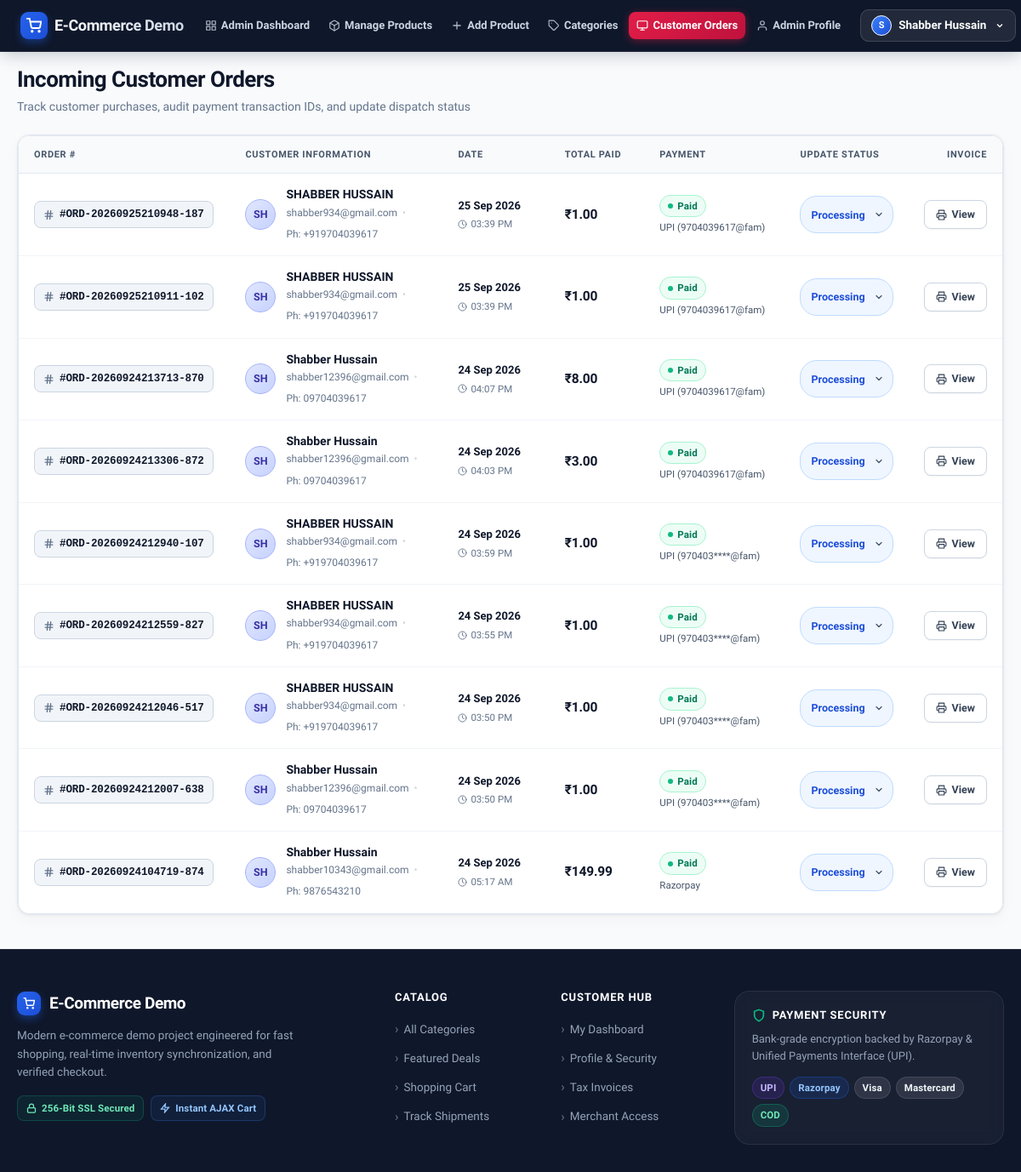
/admin/orders (signed in), run on the app's committed database.
### tables this page shows
CREATE TABLE payments (
    payment_id INTEGER PRIMARY KEY AUTOINCREMENT,
    order_id INTEGER NOT NULL,
    payment_method TEXT NOT NULL,
    payment_status TEXT NOT NULL DEFAULT 'pending',
    amount_paid REAL NOT NULL,
    payment_date TIMESTAMP DEFAULT CURRENT_TIMESTAMP,
    transaction_id TEXT NOT NULL UNIQUE,
    FOREIGN KEY (order_id) REFERENCES orders(order_id) ON DELETE CASCADE
);

CREATE TABLE orders (
    order_id INTEGER PRIMARY KEY AUTOINCREMENT,
    order_number TEXT NOT NULL UNIQUE,
    customer_id INTEGER NOT NULL,
    address_id INTEGER NOT NULL,
    order_date TIMESTAMP DEFAULT CURRENT_TIMESTAMP,
    order_status TEXT NOT NULL DEFAULT 'pending',
    total_amount REAL NOT NULL,
    created_at TIMESTAMP DEFAULT CURRENT_TIMESTAMP,
    updated_at TIMESTAMP DEFAULT CURRENT_TIMESTAMP,
    FOREIGN KEY (customer_id) REFERENCES customers(customer_id) ON DELETE RESTRICT,
    FOREIGN KEY (address_id) REFERENCES address(address_id) ON DELETE RESTRICT
);

CREATE TABLE customers (
    customer_id INTEGER PRIMARY KEY AUTOINCREMENT, 
    first_name TEXT NOT NULL,
    last_name TEXT NOT NULL,
    e_mail TEXT NOT NULL UNIQUE,
    password_hash TEXT NOT NULL,
    role TEXT NOT NULL DEFAULT 'user',
    phone_number TEXT NOT NULL DEFAULT '',
    profile_image TEXT NULL,
    status TEXT DEFAULT 'active',
    created_at TIMESTAMP DEFAULT CURRENT_TIMESTAMP,
    updated_at TIMESTAMP DEFAULT CURRENT_TIMESTAMP
);

### app.py (the view)
@app.route('/admin/orders')
@role_required(['admin'])
def admin_orders():
    conn = db_connection()
    orders = []
    if conn:
        try:
            cursor = conn.cursor(dictionary=True)
            cursor.execute("""
                SELECT o.*, c.first_name, c.last_name, c.e_mail, c.phone_number,
                       p.payment_status, p.payment_method, p.transaction_id
                FROM orders o
                JOIN customers c ON o.customer_id = c.customer_id
                LEFT JOIN payments p ON o.order_id = p.order_id
                ORDER BY o.order_id DESC
            """)
            orders = cursor.fetchall()
            cursor.close()
            conn.close()
        except Exception as err:
            print(f"Error fetching admin orders: {err}")
            if conn:
                conn.close()
    return render_template('admin/orders.html', orders=orders)

### app.py (called while the page is built)
@app.after_request
def add_no_cache_headers(response):
    response.headers['Cache-Control'] = 'no-store, no-cache, must-revalidate, post-check=0, pre-check=0, max-age=0'
    response.headers['Pragma'] = 'no-cache'
    response.headers['Expires'] = '-1'
    return response

def role_required(allowed_roles):
    def decorator(view):
        @wraps(view)
        def wrapped_view(*args, **kwargs):
            if 'user_id' not in session:
                flash('Please log in first.', 'warning')
                return redirect(url_for('login', next=request.path))
            current_role = session.get('user_role', 'user')
            if current_role not in allowed_roles:
                flash('Access denied: You do not have permission to view this section.', 'danger')
                return redirect(url_for('index'))
            return view(*args, **kwargs)
        return wrapped_view
    return decorator

### config.py (called while the page is built, shortened)
def db_connection():
    if Config.DB_ENGINE == 'sqlite':
        try:
            conn = sqlite3.connect(Config.SQLITE_DB_PATH, check_same_thread=False)
            conn.row_factory = sqlite3.Row
            return SQLiteConnectionWrapper(conn)
        except Exception as err:
            print(f"SQLite database connection error: {err}")
            return None

    def _translate(self, sql):
        if not sql:
            return sql
        sql = sql.replace('INSERT IGNORE INTO', 'INSERT OR IGNORE INTO')
        sql = re.sub(r'\bGREATEST\b', 'MAX', sql, flags=re.IGNORECASE)
        sql = sql.replace('%s', '?')
        return sql

    def execute(self, sql, params=None):
        tsql = self._translate(sql)
        if params is not None:
            return self._cursor.execute(tsql, tuple(params))
        return self._cursor.execute(tsql)

    def _parse_row(self, row):
        if row is None:
            return None
        d = dict(row) if self.dictionary else row
        if isinstance(d, dict):
            for k, v in list(d.items()):
                if isinstance(v, str) and (k.endswith('_date') or k.endswith('_at') or k == 'created_at' or k == 'updated_at' or k == 'payment_date' or k == 'order_date'):
                    try:
                        clean_ts = v.replace('T', ' ')[:19]
                        d[k] = datetime.strptime(clean_ts, '%Y-%m-%d %H:%M:%S')
                    except Exception:
                        pass
        return d

    def fetchall(self):
        rows = self._cursor.fetchall()
        return [self._parse_row(r) for r in rows]

### templates/admin/orders.html (shortened to what this page needs)
{% extends "base.html" %}
{% block content %}
<div style="margin-bottom: 22px; display: flex; justify-content: space-between; align-items: flex-end; flex-wrap: wrap; gap: 14px;">
    <div>
        <h1 style="font-size: 26px; font-weight: 800; color: #0f172a; margin-bottom: 4px; letter-spacing: -0.02em;">Incoming Customer Orders</h1>
        <p style="color: #64748b; font-size: 14px; margin: 0;">Track customer purchases, audit payment transaction IDs, and update dispatch status</p>
    </div>
</div>
{% if orders %}
    <div class="orders-table-card">
        <div class="table-responsive" style="margin: 0;">
            <table class="orders-table">
                <thead>
                    <tr>
                        <th style="width: 250px; white-space: nowrap;">Order #</th>
                        <th style="min-width: 250px;">Customer Information</th>
                        <th style="width: 140px; white-space: nowrap;">Date</th>
                        <th style="width: 120px; white-space: nowrap;">Total Paid</th>
                        <th style="width: 170px; white-space: nowrap;">Payment</th>
                        <th style="width: 160px; white-space: nowrap;">Update Status</th>
                        <th style="width: 100px; text-align: right; white-space: nowrap;">Invoice</th>
                    </tr>
                </thead>
                <tbody>
                    {% for ord in orders %}
                        <tr>
                            <td style="white-space: nowrap;">
                                <div class="order-num-pill" title="Order #{{ ord.order_number }}">
                                    <span>#{{ ord.order_number }}</span>
                                </div>
                            </td>
                            <td>
                                <div class="customer-cell">
                                    <div class="customer-avatar" title="{{ ord.first_name }} {{ ord.last_name }}">
                                        {{ (ord.first_name[:1] if ord.first_name else '') + (ord.last_name[:1] if ord.last_name else '') or 'U' }}
                                    </div>
                                    <div>
                                        <div class="customer-name">
                                            {{ ord.first_name }} {{ ord.last_name }}
                                        </div>
                                        <div class="customer-contact">
                                            <span>{{ ord.e_mail }}</span>
                                            {% if ord.phone_number %}
                                                <span style="color: #cbd5e1;">&bull;</span>
                                                <span>Ph: {{ ord.phone_number }}</span>
                                            {% endif %}
                                        </div>
                                    </div>
                                </div>
                            </td>
                            <td style="white-space: nowrap;">
                                <div class="order-date-primary">
                                    {{ ord.order_date.strftime('%d %b %Y') if ord.order_date else '—' }}
                                </div>
                                <div class="order-time-secondary">
                                    <svg width="11" height="11" viewBox="0 0 24 24" fill="none" stroke="currentColor" stroke-width="2" stroke-linecap="round" stroke-linejoin="round"><circle cx="12" cy="12" r="10"></circle><polyline points="12 6 12 12 16 14"></polyline></svg>
                                    <span>{{ ord.order_date.strftime('%I:%M %p') if ord.order_date else '' }}</span>
                                </div>
                            </td>
                            <td style="white-space: nowrap;">
                                <div class="order-amount">
                                    ₹{{ "%.2f"|format(ord.total_amount) }}
                                </div>
                            </td>
                            <td style="white-space: nowrap;">
                                {% if ord.payment_status == 'completed' %}
                                    <span class="pay-badge pay-badge-paid">
                                        <span class="dot"></span>
                                        Paid
                                    </span>
                                {% elif ord.payment_status == 'failed' %}
                                    <span class="pay-badge pay-badge-failed">
                                        <span class="dot"></span>
                                        Failed
                                    </span>
                                {% else %}
                                    <span class="pay-badge pay-badge-pending">
                                        <span class="dot"></span>
                                        {{ ord.payment_status|capitalize or 'Pending' }}
                                    </span>
                                {% endif %}
                                {% if ord.payment_method %}
                                    <div class="pay-method-detail">
                                        {{ ord.payment_method }}
                                    </div>
                                {% endif %}
                            </td>
                            <td style="white-space: nowrap;">
                                <form action="{{ url_for('admin_order_status', order_id=ord.order_id) }}" method="POST" style="margin: 0;">
                                    <div class="status-select-wrap">
                                        <select name="status" onchange="this.form.submit()" class="custom-status-select status-{{ ord.order_status }}" title="Update Order Status">
                                            <option value="processing" {% if ord.order_status == 'processing' %}selected{% endif %}>Processing</option>
                                        </select>
                                    </div>
                                </form>
                            </td>
                            <td style="text-align: right; white-space: nowrap;">
                                <a href="{{ url_for('order_invoice', order_id=ord.order_id) }}" target="_blank" class="invoice-btn" title="View or Print Invoice">
                                    <span>View</span>
                                </a>
                            </td>
                        </tr>
                    {% endfor %}
                </tbody>
            </table>
        </div>
    </div>
{% endif %}
{% endblock %}

### templates/admin/orders.html (style rules this page uses)
.orders-table-card { background: #ffffff; border: 1px solid #e2e8f0; border-radius: 14px; box-shadow: 0 1px 3px rgba(0, 0, 0, 0.04), 0 6px 16px rgba(0, 0, 0, 0.03); overflow: hidden; margin-top: 4px; }
.orders-table { width: 100%; border-collapse: separate; border-spacing: 0; text-align: left; }
.orders-table th { background: #f8fafc; color: #475569; font-size: 11px; font-weight: 700; text-transform: uppercase; letter-spacing: 0.06em; padding: 13px 18px; border-bottom: 1px solid #e2e8f0; white-space: nowrap !important; }
.orders-table td { padding: 15px 18px; vertical-align: middle; border-bottom: 1px solid #f1f5f9; color: #334155; font-size: 13.5px; }
.orders-table tbody tr:last-child td { border-bottom: none; }
.orders-table tbody tr { transition: background-color 0.15s ease; }
.order-num-pill { display: inline-flex; align-items: center; gap: 6px; font-family: ui-monospace, SFMono-Regular, Menlo, Monaco, Consolas, "Liberation Mono", monospace; font-size: 12.5px; font-weight: 700; color: #0f172a; background: #f1f5f9; padding: 5px 10px; border-radius: 8px; border: 1px solid #cbd5e1; white-space: nowrap !important; word-break: keep-all !important; letter-spacing: -0.01em; }
.order-num-pill svg { color: #64748b; flex-shrink: 0; }
.customer-cell { display: flex; align-items: center; gap: 12px; }
.customer-avatar { width: 36px; height: 36px; border-radius: 50%; background: linear-gradient(135deg, #e0e7ff 0%, #c7d2fe 100%); color: #3730a3; font-weight: 700; font-size: 12.5px; display: inline-flex; align-items: center; justify-content: center; flex-shrink: 0; border: 1px solid #a5b4fc; letter-spacing: 0.02em; }
.customer-name { font-weight: 700; color: #0f172a; font-size: 14px; line-height: 1.3; }
.customer-contact { font-size: 12px; color: #64748b; margin-top: 3px; display: flex; align-items: center; gap: 6px; flex-wrap: wrap; }
.order-date-primary { font-weight: 600; color: #0f172a; font-size: 13px; white-space: nowrap; }
.order-time-secondary { font-size: 11.5px; color: #64748b; margin-top: 2px; white-space: nowrap; display: flex; align-items: center; gap: 4px; }
.order-amount { font-weight: 800; color: #0f172a; font-size: 15.5px; letter-spacing: -0.01em; white-space: nowrap; }
.pay-badge { display: inline-flex; align-items: center; gap: 5px; padding: 3px 9px; border-radius: 9999px; font-size: 11.5px; font-weight: 700; letter-spacing: 0.01em; white-space: nowrap; }
.pay-badge-paid { background-color: #ecfdf5; color: #047857; border: 1px solid #a7f3d0; }
.pay-badge-paid .dot { width: 6px; height: 6px; border-radius: 50%; background-color: #10b981; }
.pay-method-detail { font-size: 11.5px; color: #475569; margin-top: 5px; line-height: 1.35; white-space: nowrap; }
.status-select-wrap { position: relative; display: inline-block; }
.custom-status-select { appearance: none; -webkit-appearance: none; -moz-appearance: none; padding: 6px 32px 6px 12px; font-size: 12.5px; font-weight: 700; border-radius: 20px; border: 1.5px solid; cursor: pointer; background-color: #ffffff; transition: all 0.18s ease; outline: none; white-space: nowrap; background-repeat: no-repeat; background-position: right 10px center; background-size: 12px 12px; }
.custom-status-select.status-processing { background-color: #eff6ff; border-color: #bfdbfe; color: #1d4ed8; }
.invoice-btn { display: inline-flex; align-items: center; gap: 6px; padding: 6px 13px; font-size: 12.5px; font-weight: 600; color: #334155; background-color: #ffffff; border: 1px solid #cbd5e1; border-radius: 8px; text-decoration: none; box-shadow: 0 1px 2px rgba(0, 0, 0, 0.04); transition: all 0.15s ease; white-space: nowrap; }

### data on the page
payments: order_number "ORD-20260925210948-187", first_name "SHABBER", last_name "HUSSAIN", e_mail "shabber934@gmail.com", phone_number "+919704039617", order_date "25 Sep 2026", order_date "03:39 PM", payment_status "completed" (drawn), payment_method "UPI (9704039617@fam)", status "Processing"
customers: first_name+last_name "SH"
orders: total_amount "1.00"
payments: order_number "ORD-20260925210911-102", first_name "SHABBER", last_name "HUSSAIN", e_mail "shabber934@gmail.com", phone_number "+919704039617", order_date "25 Sep 2026", order_date "03:39 PM", payment_status "completed" (drawn), payment_method "UPI (9704039617@fam)", status "Processing"
orders: total_amount "1.00"
payments: order_number "ORD-20260924213713-870", first_name "Shabber", last_name "Hussain", e_mail "shabber12396@gmail.com", phone_number "09704039617", order_date "24 Sep 2026", order_date "04:07 PM", payment_status "completed" (drawn), payment_method "UPI (9704039617@fam)", status "Processing"
customers: first_name+last_name "SH"
orders: total_amount "8.00"
payments: order_number "ORD-20260924213306-872", first_name "Shabber", last_name "Hussain", e_mail "shabber12396@gmail.com", phone_number "09704039617", order_date "24 Sep 2026", order_date "04:03 PM", payment_status "completed" (drawn), payment_method "UPI (9704039617@fam)", status "Processing"
orders: total_amount "3.00"
payments: order_number "ORD-20260924212940-107", first_name "SHABBER", last_name "HUSSAIN", e_mail "shabber934@gmail.com", phone_number "+919704039617", order_date "24 Sep 2026", order_date "03:59 PM", payment_status "completed" (drawn), payment_method "UPI (970403****@fam)", status "Processing"
orders: total_amount "1.00"
payments: order_number "ORD-20260924212559-827", first_name "SHABBER", last_name "HUSSAIN", e_mail "shabber934@gmail.com", phone_number "+919704039617", order_date "24 Sep 2026", order_date "03:55 PM", payment_status "completed" (drawn), payment_method "UPI (970403****@fam)", status "Processing"
orders: total_amount "1.00"
payments: order_number "ORD-20260924212046-517", first_name "SHABBER", last_name "HUSSAIN", e_mail "shabber934@gmail.com", phone_number "+919704039617", order_date "24 Sep 2026", order_date "03:50 PM", payment_status "completed" (drawn), payment_method "UPI (970403****@fam)", status "Processing"
orders: total_amount "1.00"
payments: order_number "ORD-20260924212007-638", first_name "Shabber", last_name "Hussain", e_mail "shabber12396@gmail.com", phone_number "09704039617", order_date "24 Sep 2026", order_date "03:50 PM", payment_status "completed" (drawn), payment_method "UPI (970403****@fam)", status "Processing"
orders: total_amount "1.00"
payments: order_number "ORD-20260924104719-874", first_name "Shabber", last_name "Hussain", e_mail "shabber10343@gmail.com", phone_number "9876543210", order_date "24 Sep 2026", order_date "05:17 AM", payment_status "completed" (drawn), payment_method "Razorpay", status "Processing"
customers: first_name+last_name "SH"
orders: total_amount "149.99"

### other printed values
{{ current_user.name[:1]|upper }} "S"
{{ current_user.name }} "Shabber Hussain"
